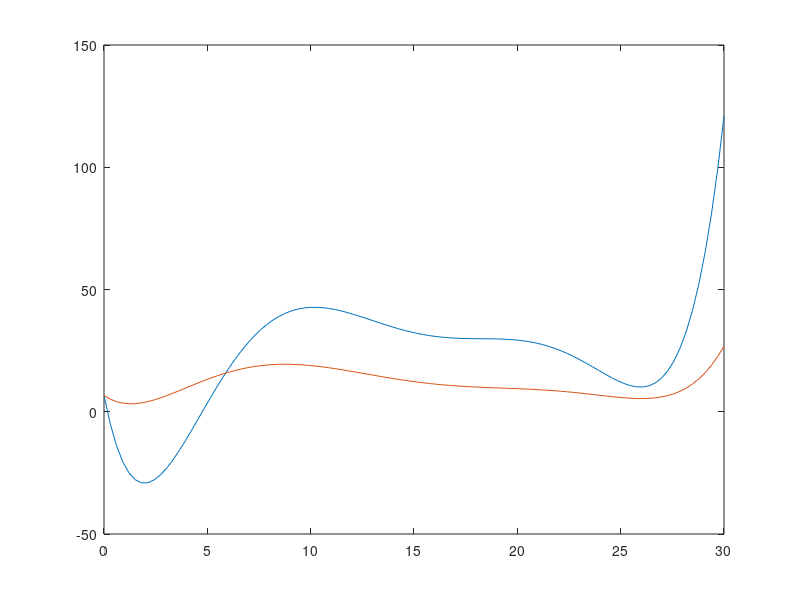

Source code (MATLAB):
x = linspace(0,30);
y1 = 6.67+1.77167.*(x-0)+0.457833.*(x-0).*(x-6)-0.124778.*(x-0).*(x-6).*(x-10)+0.013566.*(x-0).*(x-6).*(x-10).*(x-13)-0.000978085.*(x-0).*(x-6).*(x-10).*(x-13).*(x-17)+4.1477e-05.*(x-0).*(x-6).*(x-10).*(x-13).*(x-17).*(x-20);
y2 = 6.67+1.57167.*(x-0)-0.0871667.*(x-0).*(x-6)-0.0152729.*(x-0).*(x-6).*(x-10)+0.00257908.*(x-0).*(x-6).*(x-10).*(x-13)-0.000204804.*(x-0).*(x-6).*(x-10).*(x-13).*(x-17)+8.6768e-06.*(x-0).*(x-6).*(x-10).*(x-13).*(x-17).*(x-20);
plot(x,y1,x,y2)